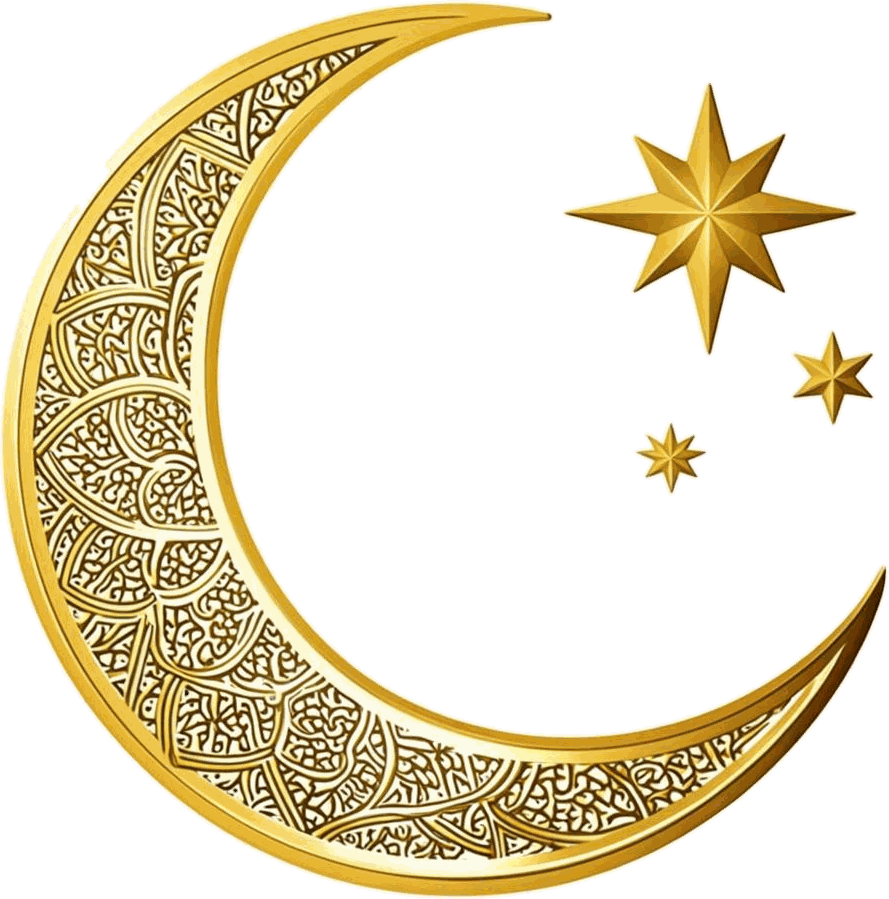
#> input picture assets/art/crescent-qamar.png, 889 x 899 px, given in place of crescent-qamar.png.png, which was not available
$ python cutout-qamar.py ../assets/art/crescent-qamar.png
#> lines starting #> are read from the running program, lines starting #| are printed output that depends on the picture; after the words box and inside, x2 and y2 are one past the last pixel; in counts of white or black regions, pixels touching at a corner belong together
#!/usr/bin/env python3
"""QAMAR — adaptive cutout pipeline.

The raw art is painted on neutral paper whose brightness wanders
(luminance 0.38–0.99, vignette + shadows), so a fixed "distance from
white" flood fill leaks (that is how the first pass left grey boxes).
What actually separates paper from paint in this art set is
SATURATION: paper is neutral (channel spread < 0.09) while every
gold/blue/rose stroke has spread >= 0.15. So:

  1. paper candidate  = neutral, not near-black
  2. outside          = flood fill from the borders
  3. interior pockets = ENCLOSED neutral regions inside the art
                        (niches, lantern panes, gaps between stars)
  4. feather, unmix against a blurred local paper field (kills the
     grey fringe), despeckle, trim, quantize
"""
import numpy as np
from PIL import Image
from scipy import ndimage
import os, sys

RAW = "/home/z/my-project/qamar-invitation/_raw-art"
OUT = "/home/z/my-project/qamar-invitation/assets/art"
DIAG = "/tmp/qcut"

NAVY = np.array([19, 26, 46], dtype=np.float32)


def on_navy(rgba_arr):
    a = rgba_arr[..., 3:4] / 255.0
    comp = rgba_arr[..., :3] * a + NAVY * (1 - a)
    return comp.astype(np.uint8)


def cutout(name, t_sat=0.09, interior=None, feather=0.9, maxdim=1100,
           colors=256, despeckle=150, field_flood=None, key_shadow=None,
           diag=False):
#> called with name = '../assets/art/crescent-qamar.png', t_sat = 0.09, feather = 0.9, maxdim = 1100, colors = 256, despeckle = 150, diag = False
    img = Image.open(os.path.join(RAW, name + ".png")).convert("RGB")
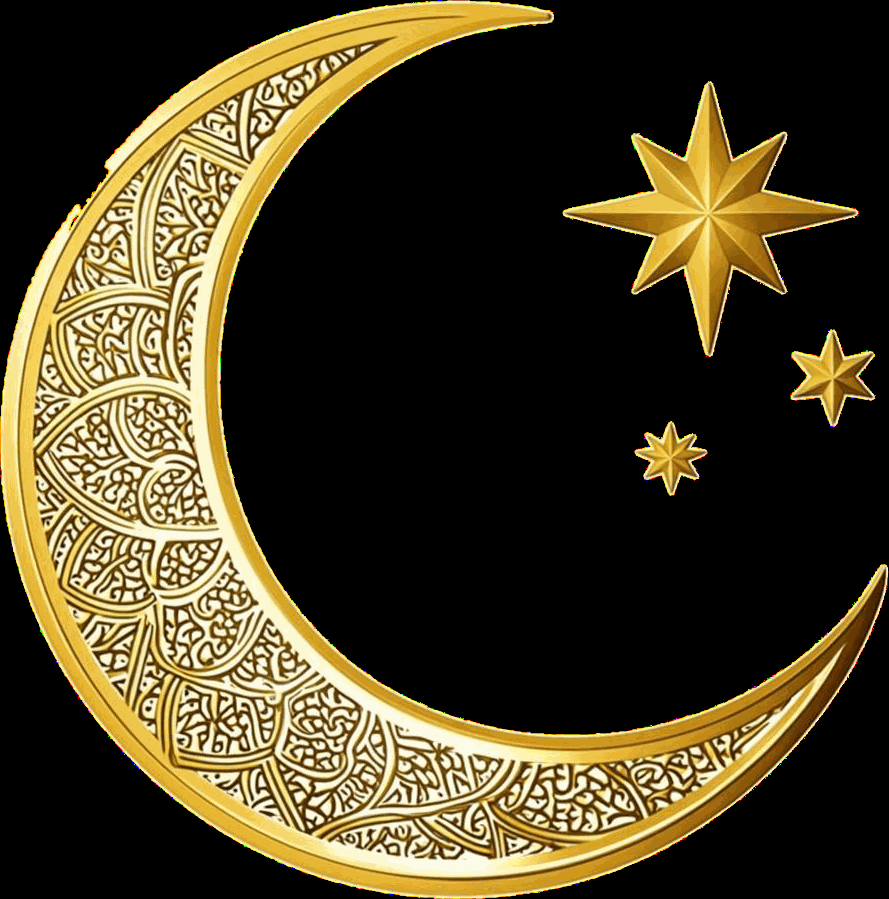
#> img: PIL image 889x899 RGB; mean R, G, B 70.7, 61.1, 35.1
    rgb = np.asarray(img).astype(np.float32) / 255.0
    h, w = rgb.shape[:2]
#> h = 899; w = 889
    lum = rgb.mean(axis=2)
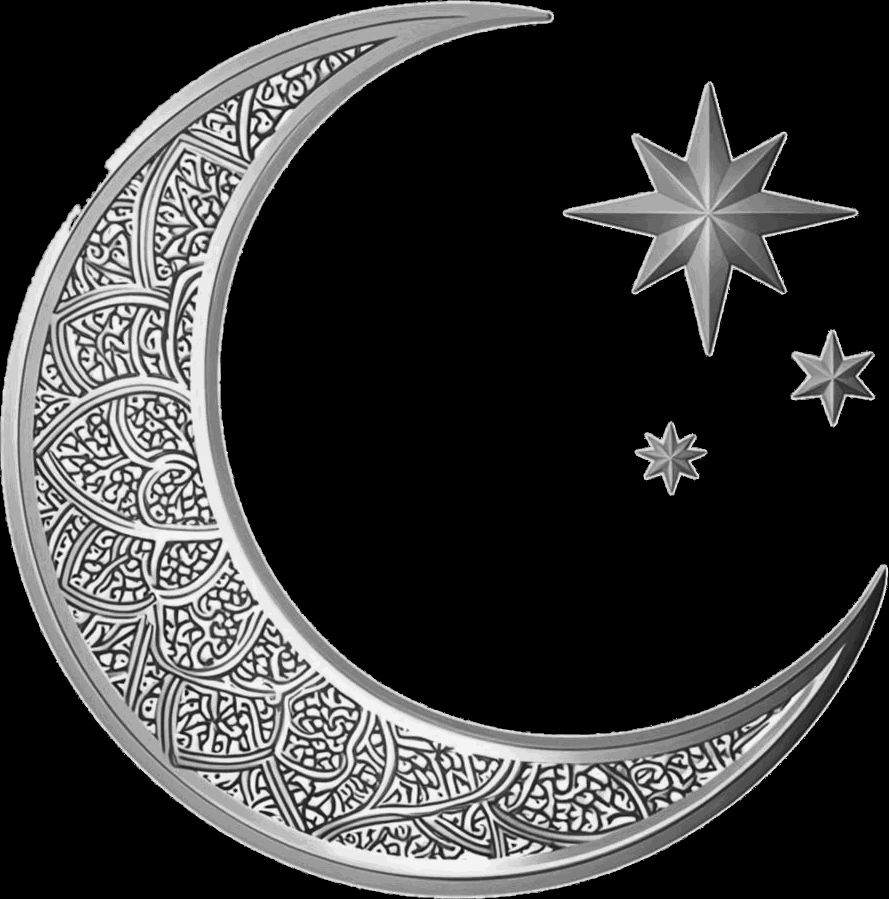
#> lum: shape (899, 889) float32; min 0, max 0.959, mean 0.218
    spread = rgb.max(axis=2) - rgb.min(axis=2)
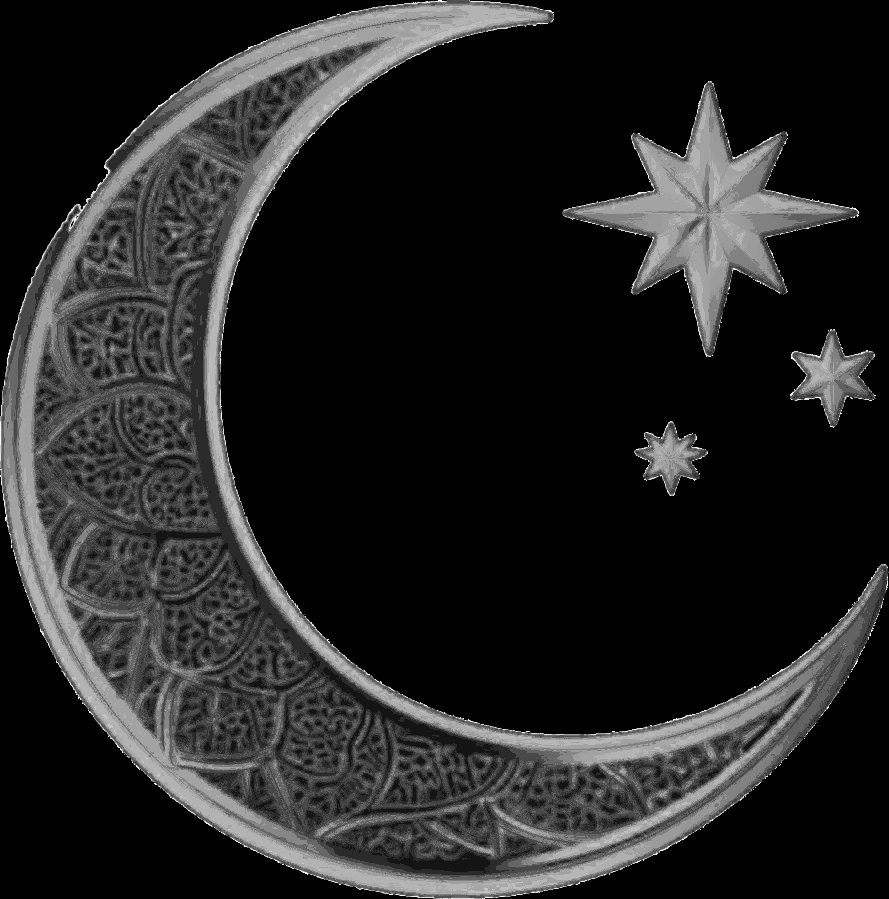
#> spread: shape (899, 889) float32; min 0, max 0.996, mean 0.14

    seed = np.zeros((h, w), bool)
    seed[0, :] = seed[-1, :] = seed[:, 0] = seed[:, -1] = True

    def paper_field(outside_mask):
        """blurred local paper colour, with a flat fallback where the
        blur has no paper to average (deep inside the art)"""
        weight = outside_mask.astype(np.float32)
        sig = max(h, w) / 24.0
        wb = ndimage.gaussian_filter(weight, sig)
        fld = np.empty_like(rgb)
        for c in range(3):
            fld[..., c] = ndimage.gaussian_filter(rgb[..., c] * weight, sig) / (wb + 1e-6)
        flat = np.median(rgb[outside_mask], axis=0) if outside_mask.any() else np.ones(3)
        fld = np.where((wb < 1e-3)[..., None], flat, fld)
        return np.clip(fld, 0, 1)

    # ── 1. paper: neutral, not near-black shadow floor ──────────
    paper = (spread < t_sat) & (lum > 0.32)
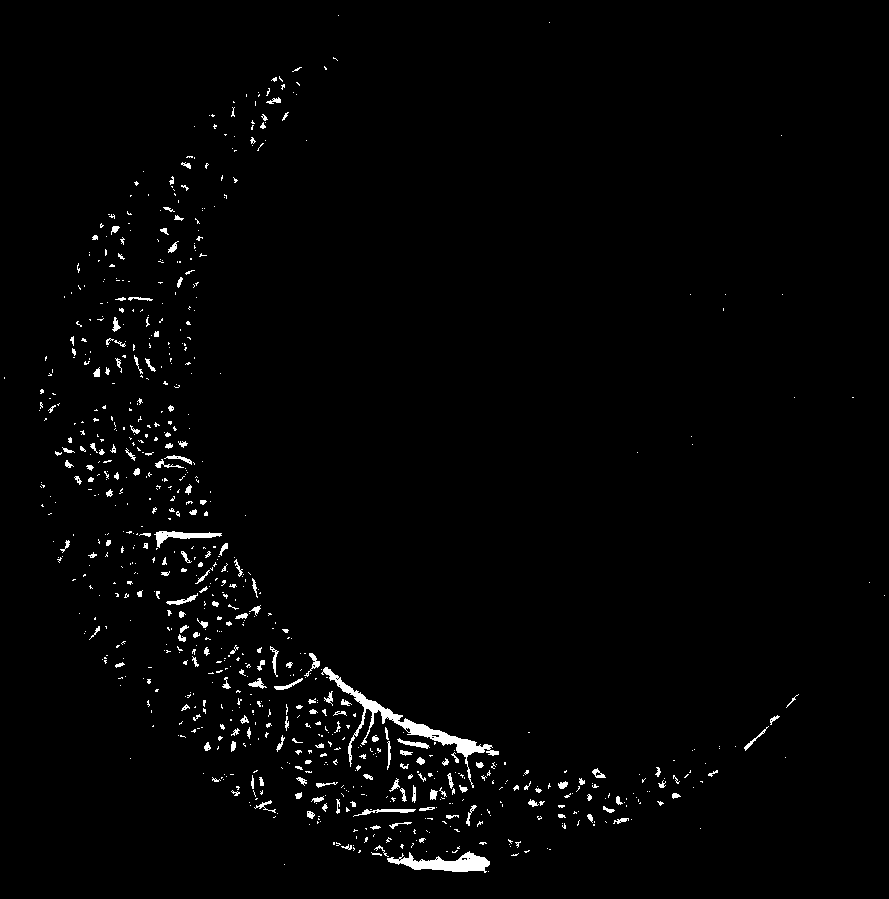
#> paper: shape (899, 889) bool; 1.7% white; 819 white regions (640 under 20 px), largest, box (x1, y1, x2, y2) and area: (321, 667, 499, 788) 2039, (387, 851, 490, 873) 1106, (154, 531, 222, 548) 411

    # ── 2. flood fill from the frame edge ────────────────────────
    outside = paper & ndimage.binary_propagation(seed, mask=paper)
#> outside: shape (899, 889) bool; every value is 0
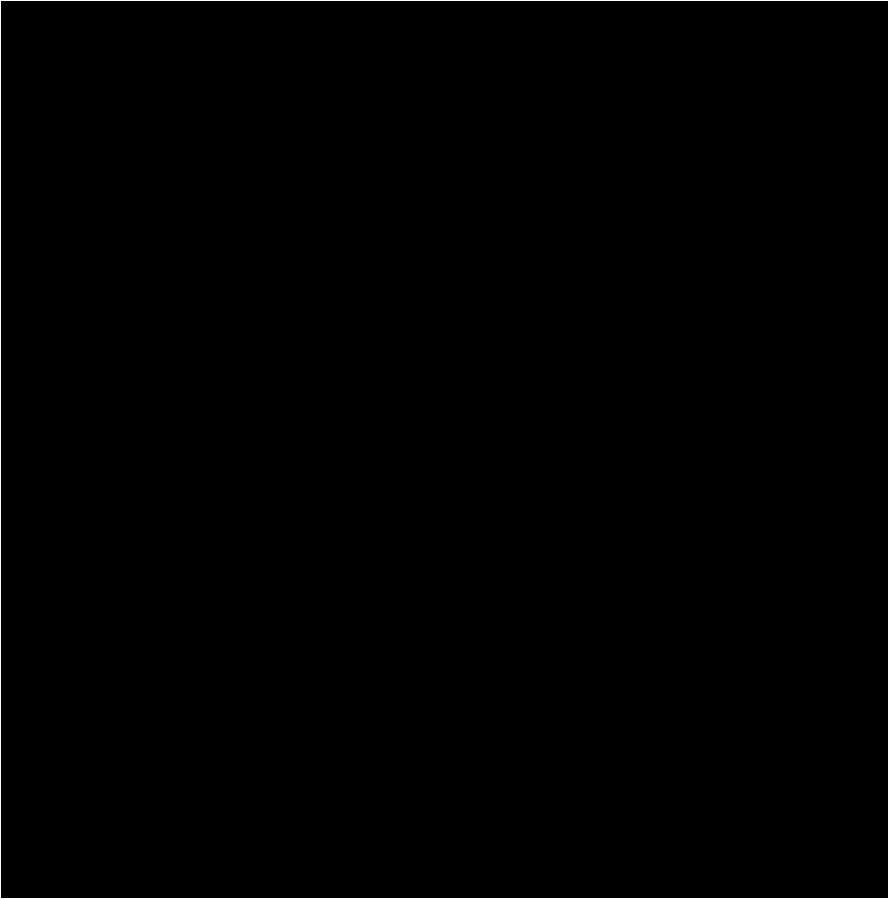
#> seed: shape (899, 889) bool; 0.45% white in thin lines or dots
    a = np.where(outside, 0.0, 1.0)
#> a: shape (899, 889) float64; every value is 1

    # ── 2b. second wave for cream-warm paper: some sheets mottle
    # towards ivory (spread up to .18 — fails the neutral test) but
    # stay close to the LOCAL paper field ────────────────────────
    if field_flood:
        t_field = field_flood
        field = paper_field(outside)
        dist_field = np.sqrt(((rgb - field) ** 2).sum(axis=2))
        paper2 = dist_field < t_field
        outside = paper2 & ndimage.binary_propagation(seed, mask=paper2)
        a = np.where(outside, 0.0, 1.0)

    # ── 2c. cast shadow on the sheet: the art drops a soft grey
    # shadow that is neutral but DIMMER than the paper test — flood
    # anything neutral-grey connected to the already-keyed paper so
    # it cannot survive as a smudge on the night sky ────────────
    if key_shadow:
        cand2 = (spread < key_shadow) & (lum > 0.12)
        outside = cand2 & ndimage.binary_propagation(outside, mask=cand2)
        a = np.where(outside, 0.0, 1.0)

    field = paper_field(outside)
#> in paper_field, `weight = outside_mask.astype(np.float32)`: weight: shape (899, 889) float32; every value is 0
#> after the loop in paper_field, `for c in range(3):`: fld: shape (899, 889, 3) float32; every value is 0
#> in paper_field, `flat = np.median(rgb[outside_mask], axis=0) if outside_mask.any() else..`: flat = [1, 1, 1]
#> in paper_field, `fld = np.where((wb < 1e-3)[..., None], flat, fld)`: fld: shape (899, 889, 3) float64; every value is 1

    # ── 3. enclosed interior paper pockets ───────────────────────
    # interior forms: (t_sat_i, t_lum_i, min_area) neutral | ('field', t, min_area)
    if interior:
        if interior[0] == "field":
            dist_field = np.sqrt(((rgb - field) ** 2).sum(axis=2))
            cand = dist_field < interior[1]
            ramp = np.clip((lum - 0.55) / (0.94 - 0.55), 0, 1)
        else:
            t_sat_i, t_lum_i = interior[0], interior[1]
            cand = (spread < t_sat_i) & (lum > t_lum_i)
            ramp = np.clip((lum - t_lum_i) / (0.94 - t_lum_i), 0, 1)
        cand &= a > 0.5
        min_area = interior[-1]
        lab, n = ndimage.label(cand)
        if n:
            sizes = ndimage.sum(cand, lab, range(1, n + 1))
            big = [i + 1 for i, s in enumerate(sizes) if s >= min_area]
            for i in big:
                a = np.where(lab == i, np.minimum(a, ramp), a)

    # ── despeckle isolated specks (gold glitter), keep real stars ─
    lab, n = ndimage.label(a > 0.15)
#> lab: shape (899, 889) int32; every value is 1
#> n = 1
    if n:
        sizes = ndimage.sum(a > 0.15, lab, range(1, n + 1))
#> sizes = [799211]
        kill = np.isin(lab, [i + 1 for i, s in enumerate(sizes) if s < despeckle])
        a = np.where(kill, 0.0, a)

    # feather, then trim the far tail: a gaussian leaves <6% alpha over
    # the whole content box, which reads as a faint lighter rectangle
    # once composited on the night sky
    a = ndimage.gaussian_filter(a, feather)
    a = np.where(a < 0.06, 0.0, np.clip(a, 0, 1))

    # unmix each pixel against its local paper colour; never unmix all
    # the way on faint pixels — the 1/a amplification turns edge noise
    # into white speckle (the jagged halo)
    a_unmix = np.maximum(a, 0.3)[..., None]
    rgb_out = np.clip((rgb - (1.0 - a[..., None]) * field) / a_unmix, 0, 1)

    rgba = np.dstack([(rgb_out * 255).astype(np.uint8),
                      (a * 255).astype(np.uint8)])
    im = Image.fromarray(rgba)

    # trim to content, cap the long edge
    bbox = im.getchannel("A").point(lambda v: 255 if v > 8 else 0).getbbox()
#> bbox = (0, 0, 889, 899)
    if bbox:
        im = im.crop(bbox)
    if max(im.size) > maxdim:
        s = maxdim / max(im.size)
        im = im.resize((round(im.size[0] * s), round(im.size[1] * s)), Image.LANCZOS)

    if diag:
        os.makedirs(DIAG, exist_ok=True)
        comp = on_navy(np.asarray(im))
        Image.fromarray(comp).save(os.path.join(DIAG, name + "-on-navy.png"))

    out_name = RECIPES.get(name, {}).get("out_name", name)
    ext = os.path.splitext(out_name)[1] or ".png"
    if ext == ".webp":
        im.save(os.path.join(OUT, out_name), "WEBP", quality=92, method=6)
    else:
        q = im.quantize(colors=colors, method=Image.FASTOCTREE, dither=Image.FLOYDSTEINBERG)
        q.save(os.path.join(OUT, out_name), "PNG", optimize=True)
    path = os.path.join(OUT, out_name)
    print(f"{name}: {im.size[0]}x{im.size[1]} -> {os.path.getsize(path)//1024}KB "
          f"(outside {outside.mean():.0%}, keyed {(a<0.5).mean():.0%})")
#| ../assets/art/crescent-qamar.png: 889x899 -> 158KB (outside 0%, keyed 0%)


RECIPES = {
    "shamsa-qamar":  dict(interior=(0.08, 0.58, 400), t_sat=0.09),
    "crescent-qamar": dict(interior=(0.08, 0.60, 300), t_sat=0.09),
    "dome-qamar":    dict(interior=(0.08, 0.60, 300), t_sat=0.09),
    "lantern-qamar": dict(interior=(0.08, 0.55, 300), t_sat=0.09),
    "roses-qamar":   dict(interior=(0.07, 0.68, 120), t_sat=0.09),   # ivory petals stay saturated; paper pockets key
    # cream-warm mottled sheet: the neutral test misses ivory patches,
    # so the divider floods a second time against the local paper field
    "divider-qamar": dict(interior=("field", 0.11, 120), t_sat=0.09,
                          field_flood=0.11, feather=0.7, maxdim=1400, despeckle=120),
    # the wax seal: solid medallion on bright neutral paper. No interior
    # pockets — the bead-ring recesses must stay opaque — and a slightly
    # wider feather so the rim edge is smooth on the night sky.
    "seal-qamar": dict(interior=None, t_sat=0.09, feather=1.1, maxdim=800,
                       despeckle=250, key_shadow=0.12,
                       out_name="seal-qamar.webp"),
}


if __name__ == "__main__":
    args = [a for a in sys.argv[1:] if not a.startswith("--")]
    diag = "--diag" in sys.argv
    for name in (args or list(RECIPES)):
        kw = dict(RECIPES.get(name, {}))
        kw.pop("out_name", None)
        cutout(name, **kw, diag=diag)
